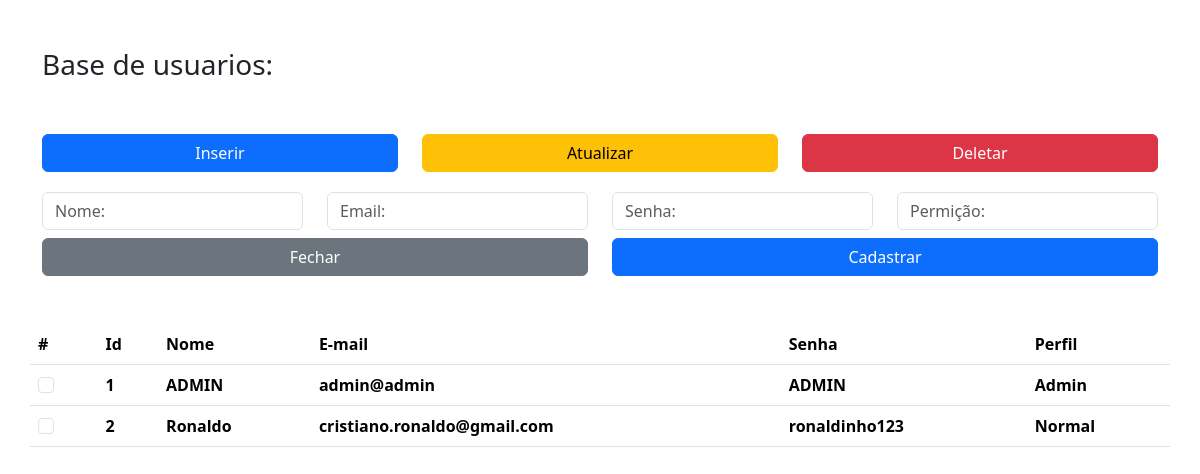
/admin, run on an earlier commit of the app's database.
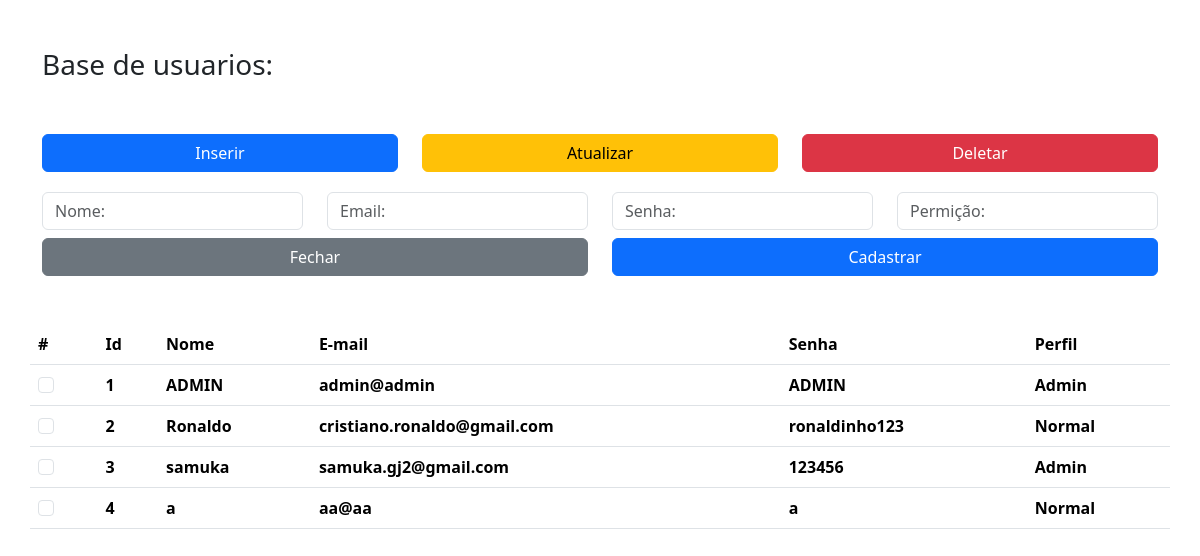
And on a later commit of the database.
### app/models/tabelas.py (models this page shows, shortened)
class User(db.Model):
    id = db.Column(db.Integer, primary_key=True, autoincrement=True)
    nome = db.Column(db.String)
    senha = db.Column(db.String)
    email = db.Column(db.String, unique=True)
    admin = db.Column(db.Integer)

### app/controllers/default.py (the view)
@app.route('/admin')
def admin():
     users = User.query.all()
     return render_template('admin.html', users = users)

### app/templates/admin.html (shortened to what this page needs)
{%extends 'base.html'%}
{%block conteudo%}
<div class="container">
    <h3 class="mb-5 mt-5">Base de usuarios:</h3>
    <div class="text-center">
        <div class="row">
            <div class="col-md-4 col-sm-12 mt-1">
                <div class="d-grid gap-2">
                    <button type="button" class="btn btn-primary">Inserir</button>
                </div>
            </div>
            <div class="col-md-4 col-sm-12 mt-1">
                <div class="d-grid gap-2">
                    <button type="button" class="btn btn-warning">Atualizar</button>
                </div>
            </div>
            <div class="col-md-4 col-sm-12 mt-1">
                <div class="d-grid gap-2">
                    <button type="button" class="btn btn-danger">Deletar</button>
                </div>
            </div>
        </div>
    </div>
    <form action="/admin" method="POST">
       <div class="row mt-3">
            <div class="col-md-3 mt-1">
                <input type="text" name="nome" id="nome" class="form-control" placeholder="Nome:" required>
            </div>
            <div class="col-md-3 mt-1">
                <input type="email" name="email" id="email" class="form-control" placeholder="Email:" required>
            </div>
            <div class="col-md-3 mt-1">
                <input type="password" name="senha" id="senha" class="form-control" placeholder="Senha:" required>
            </div>
            <div class="col-md-3 mt-1">
                <input type="number" name="admin" id="admin" class="form-control" placeholder="Permição:" required>
            </div>
        </div>
        <div class="row text-center">
            <div class="col-md-6 col-sm-12 d-grid gap-2 mt-2">
                <button class="btn btn-secondary" id="fechar">Fechar</button>
            </div>
            <div class="col-md-6 col-sm-12 d-grid gap-2 mt-2">
                <button type="submit" class="btn btn-primary" id="enviar" name="enviar">Cadastrar</button>
            </div>
        </div>
    </form>
    <div class="row mt-5">
        <table class="table table-hover table-responsive">
            <thead>
                <tr>
                    <th scope="col">#</th>
                    <th scope="col">Id</th>
                    <th scope="col">Nome</th>
                    <th scope="col">E-mail</th>
                    <th scope="col">Senha</th>
                    <th scope="col">Perfil</th>
                </tr>
            </thead>
            <tbody>
            {% for e in users %}
                <tr>
                    <th scope="row">
                        <input type="checkbox" class="form-check-input me-1 ">
                    </th>
                    <th scope="row">
                        <label class="form-check-label">{{e.id}}</label>
                    </th>
                    <th scope="row">
                        <label class="form-check-label">{{e.nome}}</label>
                    </th>
                    <th scope="row">
                        <label class="form-check-label">{{e.email}}</label>
                    </th>
                    <th scope="row">
                        <label class="form-check-label">{{e.senha}}</label>
                    </th>
                    <th scope="row">
                        <label class="form-check-label">
                            {% if e.admin == 1 %}
                                Admin
                            {% else %}
                                Normal
                            {% endif %}
                        </label>
                    </th>
                </tr>
            {% endfor %}
            </tbody>
        </table>
    </div>
</div>
{%endblock%}

### app/templates/base.html (shortened to what this page needs)
<!DOCTYPE html>
<html lang="pt-br">
<head>
    <link href="https://cdn.jsdelivr.net/npm/bootstrap@5.3.1/dist/css/bootstrap.min.css" rel="stylesheet">
</head>
<body>
    {%block conteudo%}
    {%endblock%}
</body>
</html>

What changed in the data, as far as the page shows it:
added User: id "3", nome "samuka", email "samuka.gj2@gmail.com", senha "123456", admin "Admin"
added User: id "4", nome "a", email "aa@aa", senha "a", admin "Normal"
